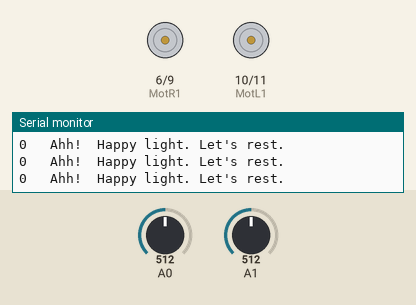
A sketch run on a simulated Arduino Uno, built with avr-gcc and run on an emulated ATmega328P. On the bench: motor-driver pin pairs drawn as motors (green arrow = first pin HIGH = forward, orange = second pin HIGH = backward, longer = more drive), the last lines printed to the serial monitor. The inputs (shaded band) are chosen by the test bench; at power-on: A0 = 512, A1 = 512.

Above: at 1.3 s.
1.4 s: A0 set to 530
At 2.7 s:
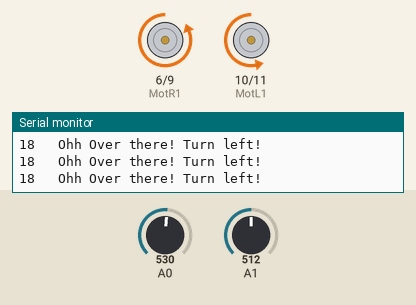
3.0 s: A1 set to 527
At 4.1 s:
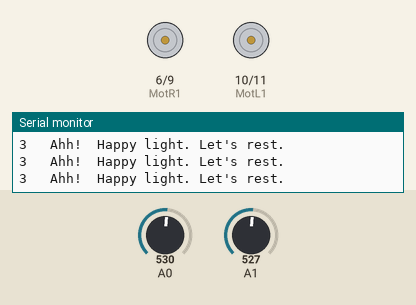
4.5 s: A0 set to 511
At 5.3 s:
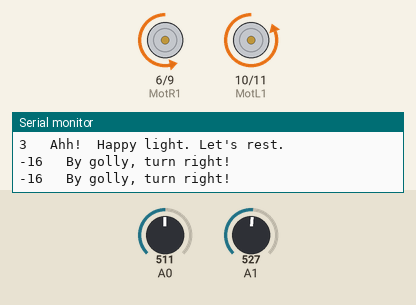
6.0 s: A1 set to 554
7.5 s: A1 set to 579
At 8.7 s:
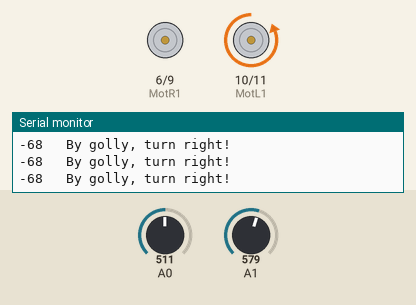
9.0 s: A0 set to 716
At 10.1 s:
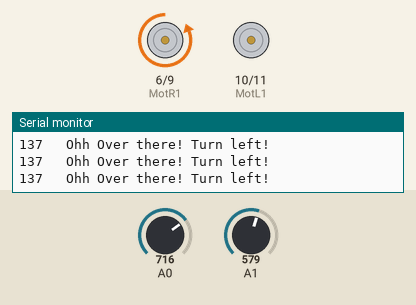
Timing chart, 0 to 11.5 s (numbered marks = the images above; inputs shaded):
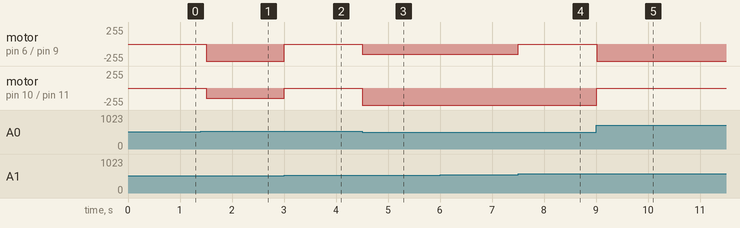

The sketch:

S2_L02_2xLDR_Photovore.ino
```cpp
/*
  Tokyo HackerSpace
  Robotics course Season 2, lesson 2
  Photovore:
  This sketch puts together the H-bridge control and LDR
  The robot should seek out the brightest space in the room.
*/
#define MotR1       6
#define MotR2       9
#define MotL1       10
#define MotL2       11
#define StopThresh  10
#define Converge    50

int LeftSpeed, RightSpeed = 0;
boolean LeftDir, RightDir  = 0;
int State = 0;


void setup() {
  pinMode(MotR1, OUTPUT);
  pinMode(MotR2, OUTPUT);
  pinMode(MotL1, OUTPUT);
  pinMode(MotL2, OUTPUT);

  // in this sketch, we only need to go forward.
  digitalWrite(MotL1, LOW);
  digitalWrite(MotL2, LOW);

  Serial.begin(9600);
}


void loop() {
  int LDRLeft = analogRead(A0);
  int LDRRight = analogRead(A1);
  Serial.print(LDRLeft-LDRRight);
  Serial.print("   ");

  if (LDRLeft>LDRRight){
    State = 1;
  }
  if (LDRLeft<LDRRight){
    State = -1;
  }
  /* Though one of the first two checks will be true, we still
   * want to catch the case that the robot is under the light.
   * Because program code is sequential, we can still change
   * the State one last time, if the absolute value is within
   * the set threshold.
   */
  if (abs(LDRLeft-LDRRight)<=StopThresh){
    State = 0;
  }

  /* State Machine
   *  A state machine defines the actions our robot can take
   *  based on a set of inputs.
   *  In this case, our inputs are the LDR (or more precisely,
   *  which is greater?
   *
   *  We want three states:
   *  0: Stop (LDR readings are equal, or close to equal. We found the light)
   *  1: Turn left (the left side sees more light)
   *  -1: Turn right (the right side sees more light)
   *  For now, we will ignore attempting to back up.
   */
   switch (State) {
    case 0:       // under the light
      analogWrite(MotR2, 0);
      analogWrite(MotL2, 0);
      Serial.println("Ahh!  Happy light. Let's rest.");
      break;

    case 1:       // light is to the left, make right go faster
      if ((LDRLeft-LDRRight) > Converge){
        analogWrite(MotL2, 0);
        analogWrite(MotR2, 255);
      } else {
        analogWrite(MotL2, 150);
        analogWrite(MotR2, 255);
      }
      Serial.println("Ohh Over there! Turn left!");
      break;

    case -1:      // light is to the right, make left go faster
       if ((LDRRight-LDRLeft) > Converge){
        analogWrite(MotL2, 255);
        analogWrite(MotR2, 0);
      } else {
        analogWrite(MotL2, 255);
        analogWrite(MotR2, 150);
      }
      Serial.println("By golly, turn right!");
      break;

    default:      // some strange error!
      Serial.println("Whoa horsey! You aint supposed to be here!");
      break;
   }
   delay (500);
}
```

Measured:
- the behaviour switches between 522 and 523 on A0 (found by bisection; images 0 and 1)
- the behaviour switches between 519 and 520 on A1 (found by bisection; images 1 and 2)
- the behaviour switches between 561 and 562 on A1 (found by bisection; images 3 and 4)
- after the input at 1.4 s, motor on pin 6 (MotR1) / pin 9 (MotR2): stopped → backward 255/255 after 0.10 s; motor on pin 10 (MotL1) / pin 11 (MotL2): stopped → backward 150/255 after 0.10 s
- after the input at 3.0 s, motor on pin 6 (MotR1) / pin 9 (MotR2): backward 255/255 → stopped at once; motor on pin 10 (MotL1) / pin 11 (MotL2): backward 150/255 → stopped at once
- after the input at 4.5 s, motor on pin 6 (MotR1) / pin 9 (MotR2): stopped → backward 150/255 at once; motor on pin 10 (MotL1) / pin 11 (MotL2): stopped → backward 255/255 at once
- after the input at 7.5 s, motor on pin 6 (MotR1) / pin 9 (MotR2): backward 150/255 → stopped at once
- after the input at 9.0 s, motor on pin 6 (MotR1) / pin 9 (MotR2): stopped → backward 255/255 at once; motor on pin 10 (MotL1) / pin 11 (MotL2): backward 255/255 → stopped at once
